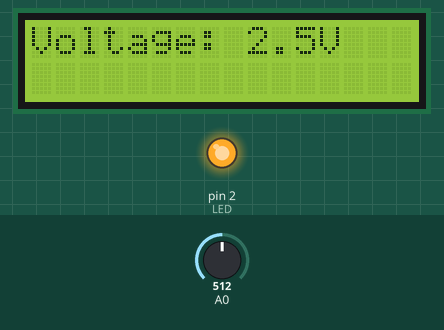
Bench run of a sketch on a simulated Arduino Uno, built with avr-gcc and run on an emulated ATmega328P. On the bench: 16×2 character LCD, output pins drawn as LEDs (lit = HIGH). Inputs (shaded band) come from the test bench; at power-on: A0 = 512.

Above: at 1.2 s.
1.3 s: A0 set to 606
At 2.0 s:
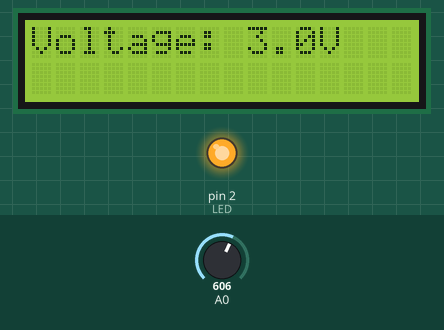
3.0 s: A0 set to 632
At 3.4 s:
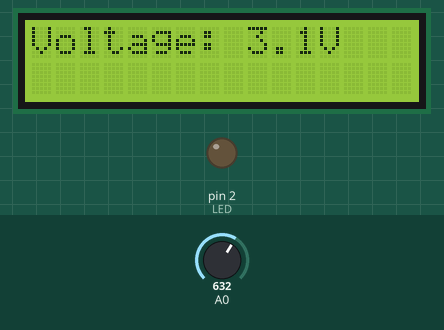
4.5 s: A0 set to 511
At 6.0 s:
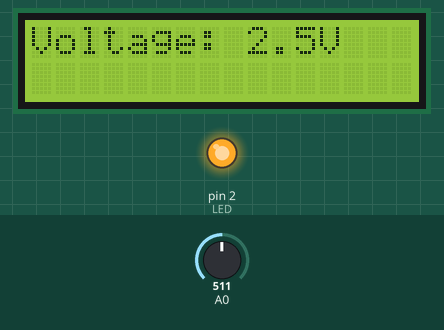
Timing chart, 0 to 7.5 s (numbered marks = the images above; inputs shaded):
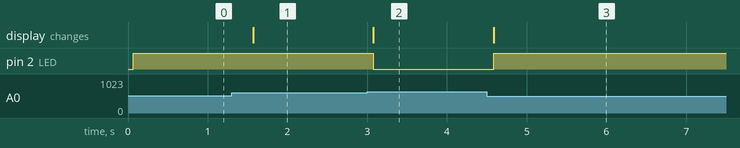

The sketch:

DCvoltage_read3.ino
```cpp
#include <LiquidCrystal.h>
LiquidCrystal lcd(7, 8, 9, 10, 11, 12);
#define LED 2
void setup() {
  lcd.begin(16, 2);
  pinMode(LED, OUTPUT);
}
void loop() {
  float voltage = analogRead(A0) * 5.0 / 1023;
  lcd.setCursor(0, 0);
  lcd.print("Voltage: "); lcd.print(voltage, 1); lcd.print("V");
  digitalWrite(LED, voltage < 3 ? HIGH : LOW);
  delay(500);
}


// LCD Pin	Connection to Arduino
// VSS	GND
// VDD	5V
// V0	Center pin of 10kΩ pot (contrast adjustment)
// RS	Pin 7
// EN	Pin 8
// D4	Pin 9
// D5	Pin 10
// D6	Pin 11
// D7	Pin 12
// A	5V (Backlight)
// K	GND (Backlight)
// LED:
// Anode: Connect to Pin 2 via a 220-ohm resistor.
// Cathode: Connect to GND.
```

Measured:
- the behaviour switches between 613 and 614 on A0 (found by bisection; images 1 and 2)
- after the input at 1.3 s, the display: changes after 0.27 s (image 1)
- after the input at 3.0 s, pin 2 (LED): HIGH → LOW after 0.08 s; the display: changes after 0.08 s (image 2)
- after the input at 4.5 s, pin 2 (LED): LOW → HIGH after 0.08 s; the display: changes after 0.08 s (image 3)
